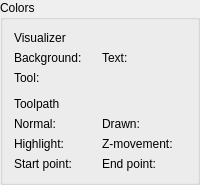
         <widget class="GroupBox" name="grpColors">
          <property name="title">
           <string>Colors</string>
          </property>
          <layout class="QVBoxLayout" name="verticalLayout_7">
           <item>
            <layout class="QGridLayout" name="gridLayout_6" columnstretch="0,0,0,0">
             <item row="7" column="2">
              <widget class="QLabel" name="label_20">
               <property name="text">
                <string>Z-movement:</string>
               </property>
              </widget>
             </item>
             <item row="5" column="0">
              <widget class="QLabel" name="label_21">
               <property name="text">
                <string>Toolpath</string>
               </property>
               <property name="wordWrap">
                <bool>true</bool>
               </property>
              </widget>
             </item>
             <item row="7" column="3">
              <widget class="ColorPicker" name="clpToolpathZMovement" native="true"/>
             </item>
             <item row="2" column="0">
              <widget class="QLabel" name="label_24">
               <property name="text">
                <string>Background:</string>
               </property>
              </widget>
             </item>
             <item row="7" column="1">
              <widget class="ColorPicker" name="clpToolpathHighlight" native="true"/>
             </item>
             <item row="8" column="1">
              <widget class="ColorPicker" name="clpToolpathStart" native="true"/>
             </item>
             <item row="7" column="0">
              <widget class="QLabel" name="label_25">
               <property name="text">
                <string>Highlight:</string>
               </property>
              </widget>
             </item>
             <item row="8" column="0">
              <widget class="QLabel" name="label_26">
               <property name="text">
                <string>Start point:</string>
               </property>
              </widget>
             </item>
             <item row="8" column="3">
              <widget class="ColorPicker" name="clpToolpathEnd" native="true"/>
             </item>
             <item row="8" column="2">
              <widget class="QLabel" name="label_27">
               <property name="text">
                <string>End point:</string>
               </property>
              </widget>
             </item>
             <item row="2" column="1">
              <widget class="ColorPicker" name="clpVisualizerBackground" native="true"/>
             </item>
             <item row="2" column="3">
              <widget class="ColorPicker" name="clpVisualizerText" native="true"/>
             </item>
             <item row="1" column="0">
              <widget class="QLabel" name="label_22">
               <property name="text">
                <string>Visualizer</string>
               </property>
              </widget>
             </item>
             <item row="2" column="2">
              <widget class="QLabel" name="label_28">
               <property name="text">
                <string>Text:</string>
               </property>
              </widget>
             </item>
             <item row="3" column="0">
              <widget class="QLabel" name="label_19">
               <property name="text">
                <string>Tool:</string>
               </property>
              </widget>
             </item>
             <item row="3" column="1">
              <widget class="ColorPicker" name="clpTool" native="true"/>
             </item>
             <item row="4" column="0">
              <spacer name="verticalSpacer">
               <property name="orientation">
                <enum>Qt::Vertical</enum>
               </property>
               <property name="sizeType">
                <enum>QSizePolicy::Fixed</enum>
               </property>
               <property name="sizeHint" stdset="0">
                <size>
                 <width>20</width>
                 <height>6</height>
                </size>
               </property>
              </spacer>
             </item>
             <item row="6" column="2">
              <widget class="QLabel" name="label_16">
               <property name="text">
                <string>Drawn:</string>
               </property>
              </widget>
             </item>
             <item row="6" column="3">
              <widget class="ColorPicker" name="clpToolpathDrawn" native="true"/>
             </item>
             <item row="6" column="1">
              <widget class="ColorPicker" name="clpToolpathNormal" native="true"/>
             </item>
             <item row="6" column="0">
              <widget class="QLabel" name="label_23">
               <property name="text">
                <string>Normal:</string>
               </property>
              </widget>
             </item>
            </layout>
           </item>
          </layout>
         </widget>
